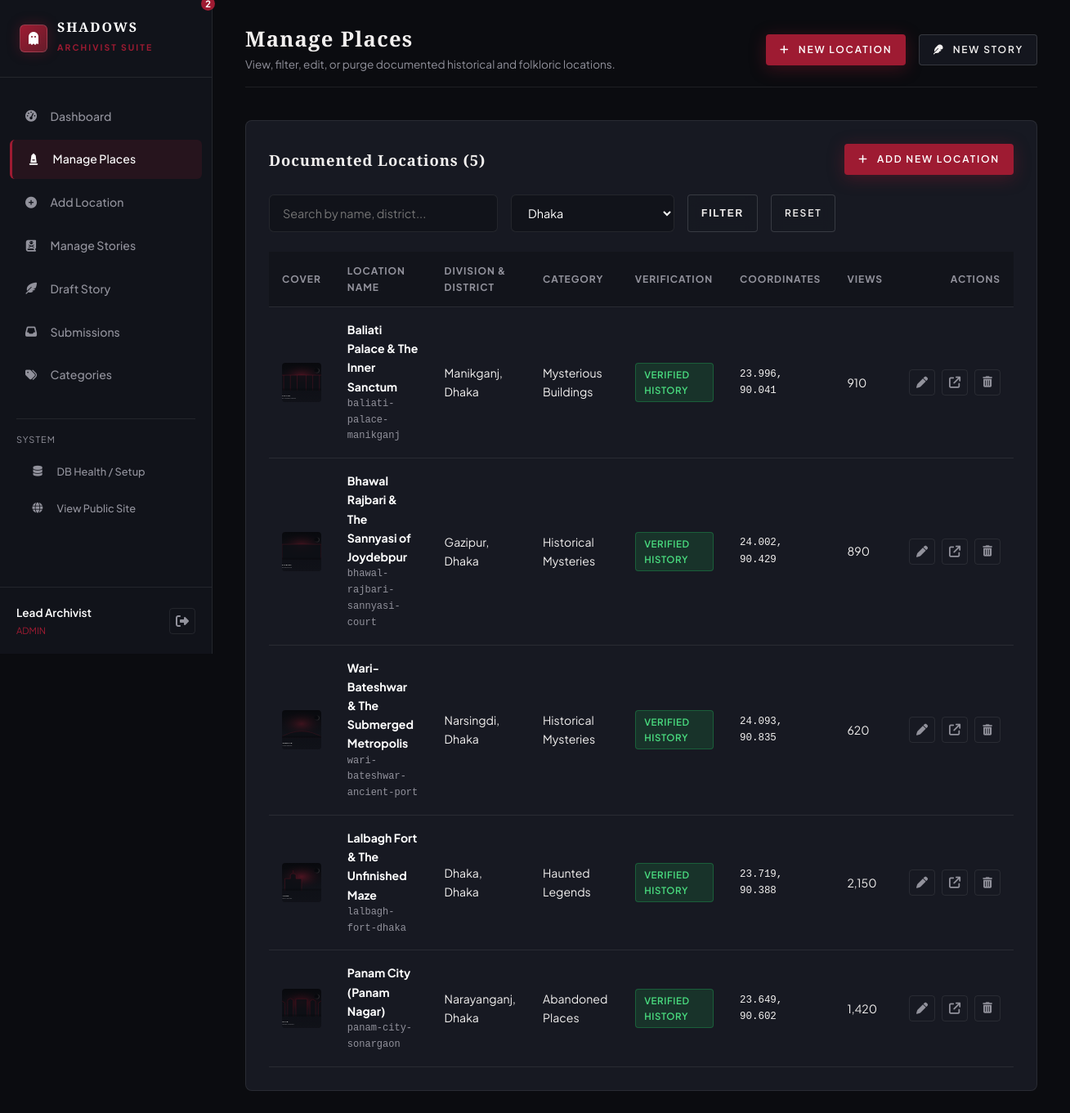
The page /admin/places.php?division=Dhaka (signed in) on the database its author committed.
### tables this page shows
CREATE TABLE `places` (
  `id` INT UNSIGNED NOT NULL AUTO_INCREMENT,
  `name` VARCHAR(150) NOT NULL,
  `slug` VARCHAR(160) NOT NULL UNIQUE,
  `summary` VARCHAR(350) NOT NULL,
  `description` TEXT NOT NULL,
  `division` VARCHAR(50) NOT NULL,
  `district` VARCHAR(50) NOT NULL,
  `address` VARCHAR(255) DEFAULT NULL,
  `latitude` DECIMAL(10, 7) NOT NULL,
  `longitude` DECIMAL(10, 7) NOT NULL,
  `cover_image` VARCHAR(255) NOT NULL,
  `historical_background` LONGTEXT NOT NULL,
  `local_legends` LONGTEXT NOT NULL,
  `paranormal_claims` LONGTEXT DEFAULT NULL,
  `why_mysterious` LONGTEXT DEFAULT NULL,
  `category_id` INT UNSIGNED NOT NULL,
  `verification_status` ENUM('VERIFIED HISTORY', 'LOCAL FOLKLORE', 'UNVERIFIED LEGEND') NOT NULL DEFAULT 'LOCAL FOLKLORE',
  `sources` TEXT DEFAULT NULL,
  `is_featured` TINYINT(1) NOT NULL DEFAULT 0,
  `views_count` INT UNSIGNED NOT NULL DEFAULT 0,
  `created_at` TIMESTAMP NOT NULL DEFAULT CURRENT_TIMESTAMP,
  `updated_at` TIMESTAMP NOT NULL DEFAULT CURRENT_TIMESTAMP ON UPDATE CURRENT_TIMESTAMP,
  PRIMARY KEY (`id`),
  INDEX `idx_division` (`division`),
  INDEX `idx_district` (`district`),
  INDEX `idx_category` (`category_id`),
  INDEX `idx_featured` (`is_featured`),
  CONSTRAINT `fk_places_category` FOREIGN KEY (`category_id`) REFERENCES `categories` (`id`) ON DELETE RESTRICT ON UPDATE CASCADE
);

CREATE TABLE `categories` (
  `id` INT UNSIGNED NOT NULL AUTO_INCREMENT,
  `name` VARCHAR(100) NOT NULL UNIQUE,
  `slug` VARCHAR(100) NOT NULL UNIQUE,
  `description` TEXT DEFAULT NULL,
  `icon` VARCHAR(50) NOT NULL DEFAULT 'fa-ghost',
  `created_at` TIMESTAMP NOT NULL DEFAULT CURRENT_TIMESTAMP,
  PRIMARY KEY (`id`)
);

### includes/functions.php (called while the page is built, shortened)
<?php
function e(?string $data): string {
    return htmlspecialchars((string)($data ?? ''), ENT_QUOTES, 'UTF-8');
}
function get_bangladesh_divisions(): array {
    return [
        'Dhaka',
        'Chattogram',
        'Rajshahi',
        'Khulna',
        'Barishal',
        'Sylhet',
        'Rangpur',
        'Mymensingh'
    ];
}

### admin/places.php (the view, shortened to what this page needs)
<?php
require_once __DIR__ . '/header.php';
$search = trim($_GET['search'] ?? '');
$division = trim($_GET['division'] ?? '');
$places = [];
if ($pdo) {
    try {
        $where = [];
        $params = [];
        if (!empty($division)) {
            $where[] = "p.division = :div";
            $params[':div'] = $division;
        }
        $whereClause = !empty($where) ? ('WHERE ' . implode(' AND ', $where)) : '';
        $sql = "SELECT p.*, c.name as category_name, c.icon as category_icon
                FROM places p
                JOIN categories c ON p.category_id = c.id
                {$whereClause}
                ORDER BY p.id DESC";
        $stmt = $pdo->prepare($sql);
        $stmt->execute($params);
        $places = $stmt->fetchAll();
    } catch (PDOException $e) {
        error_log("Places admin query error: " . $e->getMessage());
    }
}
?>
<div class="admin-card">
    <div class="admin-card-header">
        <h2>Documented Locations (<?= count($places) ?>)</h2>
        <a href="add-place.php" class="btn btn-primary btn-sm">
            <i class="fa-solid fa-plus"></i> Add New Location
        </a>
    </div>
    <form method="GET" action="places.php" style="display: flex; gap: 1rem; margin-bottom: 1.5rem; flex-wrap: wrap;">
        <input type="text" name="search" class="admin-input" placeholder="Search by name, district..." value="<?= e($search) ?>" style="max-width: 280px;">
        <select name="division" class="admin-select" onchange="this.form.submit()" style="max-width: 200px;">
            <?php foreach (get_bangladesh_divisions() as $div): ?>
                <option value="<?= e($div) ?>" <?= $division === $div ? 'selected' : '' ?>><?= e($div) ?></option>
            <?php endforeach; ?>
        </select>
        <button type="submit" class="btn btn-secondary btn-sm">Filter</button>
        <?php if (!empty($search) || !empty($division)): ?>
            <a href="places.php" class="btn btn-secondary btn-sm">Reset</a>
        <?php endif; ?>
    </form>
    <div class="admin-table-responsive">
        <table class="admin-table">
            <thead>
                <tr>
                    <th style="width: 60px;">Cover</th>
                    <th>Location Name</th>
                    <th>Division & District</th>
                    <th>Category</th>
                    <th>Verification</th>
                    <th>Coordinates</th>
                    <th>Views</th>
                    <th style="text-align: right;">Actions</th>
                </tr>
            </thead>
            <tbody>
                <?php if (!empty($places)): ?>
                    <?php foreach ($places as $p): ?>
                        <tr>
                            <td>
                                <img src="../<?= e($p['cover_image']) ?>" alt="" style="width: 48px; height: 48px; border-radius: 4px; object-fit: cover;">
                            </td>
                            <td>
                                <strong><a href="../place.php?slug=<?= e($p['slug']) ?>" target="_blank" style="color: #fff;"><?= e($p['name']) ?></a></strong>
                                <div style="font-size: 0.75rem; color: var(--admin-muted); font-family: monospace;"><?= e($p['slug']) ?></div>
                            </td>
                            <td><?= e($p['district']) ?>, <?= e($p['division']) ?></td>
                            <td><?= e($p['category_name']) ?></td>
                            <td>
                                <span class="pill-status pill-<?= $p['verification_status'] === 'VERIFIED HISTORY' ? 'approved' : 'pending' ?>">
                                    <?= e($p['verification_status']) ?>
                                </span>
                            </td>
                            <td style="font-size: 0.78rem; font-family: monospace;">
                                <?= number_format($p['latitude'], 3) ?>, <?= number_format($p['longitude'], 3) ?>
                            </td>
                            <td><?= number_format($p['views_count']) ?></td>
                            <td style="text-align: right;">
                                <div class="action-btns" style="justify-content: flex-end;">
                                    <a href="edit-place.php?id=<?= $p['id'] ?>" class="btn-icon" title="Edit Place">
                                        <i class="fa-solid fa-pen"></i>
                                    </a>
                                    <a href="../place.php?slug=<?= e($p['slug']) ?>" target="_blank" class="btn-icon" title="View Public Page">
                                        <i class="fa-solid fa-arrow-up-right-from-square"></i>
                                    </a>
                                    <form method="POST" action="places.php" onsubmit="return confirmDeletion('<?= e(addslashes($p['name'])) ?>', 'place');" style="display: inline;">
                                        <button type="submit" class="btn-icon btn-icon-delete" title="Purge Record">
                                            <i class="fa-solid fa-trash-can"></i>
                                        </button>
                                    </form>
                                </div>
                            </td>
                        </tr>
                    <?php endforeach; ?>
                <?php endif; ?>
            </tbody>
        </table>
    </div>
</div>
<?php require_once __DIR__ . '/footer.php'; ?>

### assets/css/style.css (style rules this page uses)
:root { --bg-primary: #08090D; --bg-secondary: #11131A; --bg-card: #171922; --bg-card-hover: #1E212D; --accent-red: #9E1B32; --accent-crimson: #651C2A; --accent-glow: rgba(158, 27, 50, 0.35); --fog-grey: #A6A6AD; --text-main: #F2F0EF; --text-secondary: #92929C; --text-muted: #6B6B76; --border-subtle: rgba(255, 255, 255, 0.07); --border-accent: rgba(158, 27, 50, 0.4); --glass-bg: rgba(23, 25, 34, 0.85); --font-serif: 'Cinzel', Georgia, serif; --font-sans: 'Plus Jakarta Sans', -apple-system, BlinkMacSystemFont, 'Segoe UI', Roboto, sans-serif; --transition-smooth: all 0.35s cubic-bezier(0.16, 1, 0.3, 1); --container-width: 1280px; }
*, *::before, *::after { box-sizing: border-box; margin: 0; padding: 0; }
html { scroll-behavior: smooth; font-size: 16px; background-color: var(--bg-primary); color: var(--text-main); text-rendering: optimizeLegibility; -webkit-font-smoothing: antialiased; }
body { font-family: var(--font-sans); background-color: var(--bg-primary); color: var(--text-main); line-height: 1.65; overflow-x: hidden; position: relative; min-height: 100vh; }
h1, h2, h3, h4, h5, h6 { font-family: var(--font-serif); color: var(--text-main); letter-spacing: 0.05em; font-weight: 700; line-height: 1.25; }
a { color: inherit; text-decoration: none; transition: var(--transition-smooth); }
img { max-width: 100%; height: auto; display: block; }
.btn { display: inline-flex; align-items: center; justify-content: center; gap: 0.65rem; padding: 0.85rem 1.85rem; font-size: 0.85rem; font-weight: 600; text-transform: uppercase; letter-spacing: 0.15em; border-radius: 4px; cursor: pointer; transition: var(--transition-smooth); border: 1px solid transparent; position: relative; overflow: hidden; }
.btn-primary { background: var(--accent-red); color: #fff; box-shadow: 0 4px 20px rgba(158, 27, 50, 0.35); }
.btn-secondary { background: rgba(23, 25, 34, 0.8); border: 1px solid rgba(255, 255, 255, 0.15); color: var(--text-main); backdrop-filter: blur(8px); }
.btn-sm { padding: 0.5rem 1rem; font-size: 0.75rem; }

### assets/css/admin.css (style rules this page uses)
:root { --admin-bg: #0b0c10; --admin-sidebar: #11131a; --admin-card: #171922; --admin-accent: #9E1B32; --admin-accent-hover: #b5223c; --admin-text: #F2F0EF; --admin-muted: #92929C; --admin-border: rgba(255, 255, 255, 0.08); }
* { box-sizing: border-box; margin: 0; padding: 0; }
body.admin-body { background-color: var(--admin-bg); color: var(--admin-text); font-family: 'Plus Jakarta Sans', sans-serif; min-height: 100vh; display: flex; }
.admin-card { background: var(--admin-card); border: 1px solid var(--admin-border); border-radius: 8px; padding: 1.75rem; margin-bottom: 2rem; }
.admin-card-header { display: flex; align-items: center; justify-content: space-between; margin-bottom: 1.5rem; }
.admin-card-header h2 { font-size: 1.15rem; font-family: 'Cinzel', serif; }
.admin-table-responsive { width: 100%; overflow-x: auto; }
.admin-table { width: 100%; border-collapse: collapse; font-size: 0.88rem; }
.admin-table th { text-align: left; padding: 0.85rem 1rem; background: rgba(0, 0, 0, 0.2); color: var(--admin-muted); text-transform: uppercase; font-size: 0.75rem; letter-spacing: 0.08em; border-bottom: 1px solid var(--admin-border); }
.admin-table td { padding: 1rem; border-bottom: 1px solid var(--admin-border); vertical-align: middle; }
.pill-status { display: inline-block; padding: 0.25rem 0.65rem; border-radius: 4px; font-size: 0.72rem; font-weight: 600; text-transform: uppercase; letter-spacing: 0.05em; }
.pill-approved, .pill-published { background: rgba(34, 197, 94, 0.15); color: #4ade80; border: 1px solid rgba(34, 197, 94, 0.3); }
.action-btns { display: flex; align-items: center; gap: 0.5rem; }
.btn-icon { width: 32px; height: 32px; border-radius: 4px; display: inline-flex; align-items: center; justify-content: center; border: 1px solid var(--admin-border); background: transparent; color: var(--admin-muted); cursor: pointer; transition: all 0.2s ease; text-decoration: none; }
.admin-input, .admin-select, .admin-textarea { width: 100%; background: #11131a; border: 1px solid var(--admin-border); color: #fff; padding: 0.75rem 1rem; border-radius: 6px; font-family: inherit; font-size: 0.9rem; outline: none; transition: border-color 0.2s ease; }

### rows shown on the page
places: cover_image (picture), name "Baliati Palace & The Inner Sanctum", slug "baliati-palace-manikganj", district "Manikganj", division "Dhaka", category.name "Mysterious Buildings", verification_status "VERIFIED HISTORY", latitude "23.996", longitude "90.041", views_count "910"
places: cover_image (picture), name "Bhawal Rajbari & The Sannyasi of Joydebpur", slug "bhawal-rajbari-sannyasi-court", district "Gazipur", division "Dhaka", category.name "Historical Mysteries", verification_status "VERIFIED HISTORY", latitude "24.002", longitude "90.429", views_count "890"
places: cover_image (picture), name "Wari-Bateshwar & The Submerged Metropolis", slug "wari-bateshwar-ancient-port", district "Narsingdi", division "Dhaka", category.name "Historical Mysteries", verification_status "VERIFIED HISTORY", latitude "24.093", longitude "90.835", views_count "620"
places: cover_image (picture), name "Lalbagh Fort & The Unfinished Maze", slug "lalbagh-fort-dhaka", district "Dhaka", division "Dhaka", category.name "Haunted Legends", verification_status "VERIFIED HISTORY", latitude "23.719", longitude "90.388", views_count "2,150"
places: cover_image (picture), name "Panam City (Panam Nagar)", slug "panam-city-sonargaon", district "Narayanganj", division "Dhaka", category.name "Abandoned Places", verification_status "VERIFIED HISTORY", latitude "23.649", longitude "90.602", views_count "1,420"

### other values the page prints
$currentAdmin['full_name'] "Lead Archivist"
$currentAdmin['role'] "ADMIN"
$adminTitle "Manage Places"
$adminSubtitle "View, filter, edit, or purge documented historical and folkloric locations."
count($places) "5"
form field division "Dhaka"
